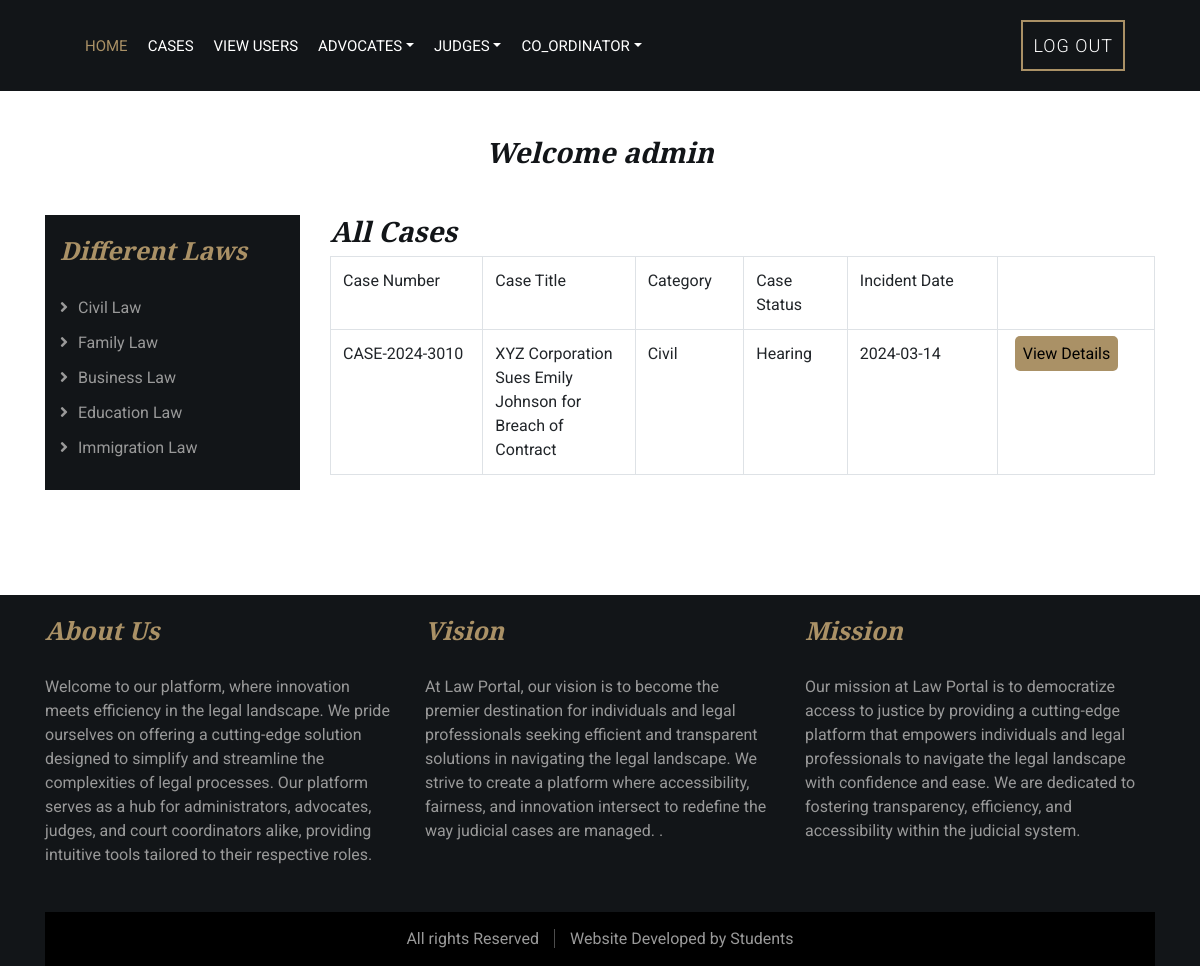
Screenshot of /phpfiles/view_all_cases.php (signed in) with the database file from the repository.
### tables this page shows
CREATE TABLE `case_details` (
  `case_id` int(11) NOT NULL,
  `case_number` varchar(100) DEFAULT NULL,
  `case_title` varchar(200) DEFAULT NULL,
  `description` varchar(500) NOT NULL,
  `category` varchar(100) DEFAULT NULL,
  `filing_date` varchar(50) DEFAULT NULL,
  `defendant_name` varchar(150) NOT NULL,
  `case_status` varchar(50) DEFAULT NULL,
  `incident_date` varchar(50) NOT NULL,
  `user_id` int(11) NOT NULL,
  `created_date` datetime NOT NULL DEFAULT current_timestamp(),
  `defendent_id` int(11) DEFAULT NULL
);

### phpfiles/view_all_cases.php (the view)
<?php
include("user_auth.php");
include('adminheader.php');
if(!isset($user))
{
	echo "<script>window.location='../index.php'</script>";
}
else
{
		$sql="SELECT * FROM case_details where case_status !='Pending'";
		$result=$con->query($sql);
?>
            <div class="service">
                <div class="container">
                    <div class="section-header">
					<h3>Welcome <?php echo $usern['name']; ?></h3>
                    </div>
					<div class="row">
					<?php include('laws.php'); ?>
						<div class="col-lg-9">
					<div class="row">
						<div class="col-12">
						<h3>All Cases</h3>
							<?php
$count=$result->num_rows;
if($count>0)
{
?>
						<table class="table table-bordered">
							<tr>
								<td width="125">Case Number</td>
								<td width="125">Case Title</td>
								<td width="61">Category</td>
								<td width="85">Case Status</td>
								<td width="123">Incident Date</td>
								<td width="129"></td>
						    </tr>
							<?php
					while($row=$result->fetch_assoc())
					{
						?>
							<tr>
								<td><?php echo $row['case_number']; ?></td>
								<td><?php echo $row['case_title']; ?></td>
								<td><?php echo $row['category']; ?></td>
								<td><?php echo $row['case_status']; ?></td>
								<td><?php echo $row['incident_date']; ?></td>
								<td>
									<a href="view_case_details_admin.php?case_id=<?php echo $row['case_id'];  ?>" style="background-color: #aa9166; color: black;padding: 8px; margin-left: 5px; border-radius: 5px">View Details</a>
								</td>
						    </tr>
						<?php } ?>
						</table>
							<?php } else {echo "<h6>No Details</h6>";} ?>
					</div>
					</div>
						</div>
					</div>
                </div>
            </div>
            <?php include('footer2.php'); } ?>

### template/css/style.css (style rules this page uses)
body { color: #666666; background: #ffffff; font-family: 'Roboto', sans-serif; font-weight: 400; }
h1, h2, h3, h4, h5, h6 { font-family: 'EB Garamond', serif; font-weight: 600; font-style: italic; color: #121518; }
a { color: #454545; transition: .3s; }
.section-header { position: relative; width: 100%; text-align: center; margin-bottom: 45px; }
.service { position: relative; width: 100%; padding: 45px 0 15px 0; }

### rows the page displays
case_details: case_number "CASE-2024-3010", case_title "XYZ Corporation Sues Emily Johnson for Breach of Contract", category "Civil", case_status "Hearing", incident_date "2024-03-14"

### other values shown
$usern['name'] "admin"
